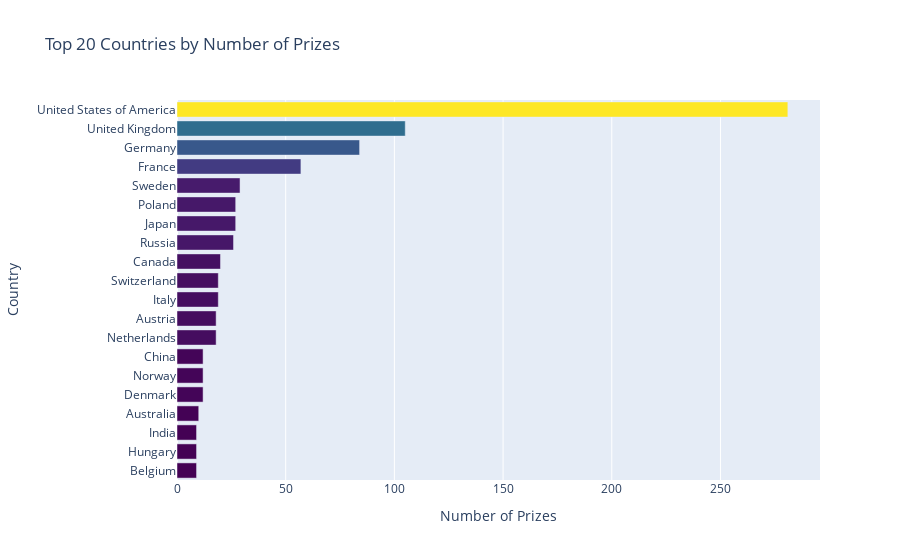

The code cell stored with this chart in its notebook:
### Code cell
h_bar = px.bar(x = top20_countries.prize,
                y = top20_countries.birth_country_current,
                orientation='h',
                color=top20_countries.prize,
                color_continuous_scale='Viridis',
                title='Top 20 Countries by Number of Prizes')

h_bar.update_layout(xaxis_title='Number of Prizes', 
                    yaxis_title='Country', 
                    coloraxis_showscale=False)

h_bar.show();

### Figure 1 — Plotly figure (JSON) as saved in the notebook; plotly's stock layout.template omitted (floating-point values rounded to 4 significant figures)
{"data": [{"alignmentgroup": "True", "hovertemplate": "x=%{x}<br>y=%{y}<br>color=%{marker.color}<extra></extra>", "legendgroup": "", "marker": {"color": [9, 9, 9, 10, 12, 12, 12, 18, 18, 19, 19, 20, 26, 27, 27, 29, 57, 84, 105, 281], "coloraxis": "coloraxis", "pattern": {"shape": ""}}, "name": "", "offsetgroup": "", "orientation": "h", "showlegend": false, "textposition": "auto", "type": "bar", "x": [9, 9, 9, 10, 12, 12, 12, 18, 18, 19, 19, 20, 26, 27, 27, 29, 57, 84, 105, 281], "xaxis": "x", "y": ["Belgium", "Hungary", "India", "Australia", "Denmark", "Norway", "China", "Netherlands", "Austria", "Italy", "Switzerland", "Canada", "Russia", "Japan", "Poland", "Sweden", "France", "Germany", "United Kingdom", "United States of America"], "yaxis": "y"}], "layout": {"barmode": "relative", "coloraxis": {"colorbar": {"title": {"text": "color"}}, "colorscale": [[0, "#440154"], [0.1111, "#482878"], [0.2222, "#3e4989"], [0.3333, "#31688e"], [0.4444, "#26828e"], [0.5556, "#1f9e89"], [0.6667, "#35b779"], [0.7778, "#6ece58"], [0.8889, "#b5de2b"], [1, "#fde725"]], "showscale": false}, "legend": {"tracegroupgap": 0}, "title": {"text": "Top 20 Countries by Number of Prizes"}, "xaxis": {"anchor": "y", "domain": [0, 1], "title": {"text": "Number of Prizes"}}, "yaxis": {"anchor": "x", "domain": [0, 1], "title": {"text": "Country"}}}}
